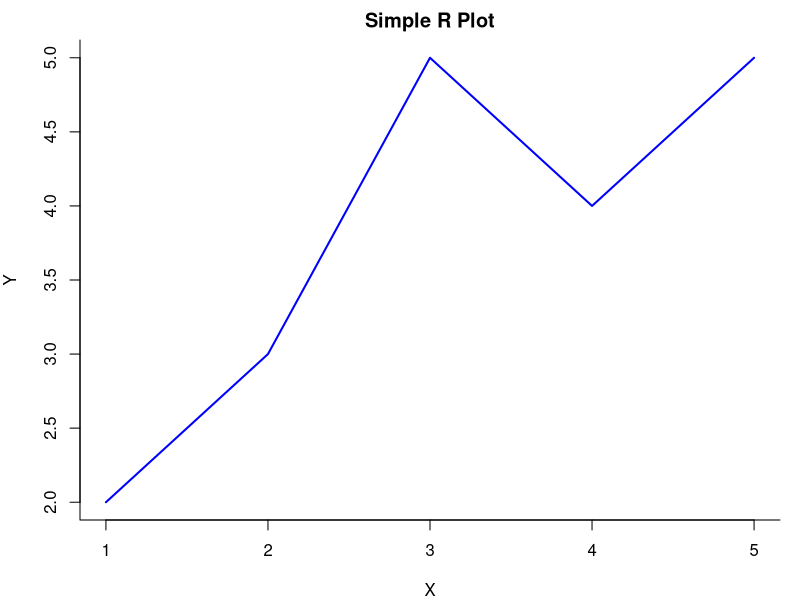

Source code (R):
# Load required libraries
library(jsonlite)

# Function to create plot and save as PNG
create_plot <- function() {
  # Create simple data
  x <- 1:5
  y <- c(2, 3, 5, 4, 5)
  data <- data.frame(x = x, y = y)
  
  # Create a simple plot and save as PNG
  png("public/r-plot.png", width = 800, height = 600)
  
  # Set margins and create a clean plot
  par(mar = c(4, 4, 2, 1))  # Bottom, left, top, right margins
  plot(x, y,
       type = "l",        # Line plot
       col = "blue",      # Line color
       lwd = 2,           # Line width
       main = "Simple R Plot",
       xlab = "X",
       ylab = "Y",
       bty = "L")        # Only left and bottom axes
  
  dev.off()
  
  # Return data as JSON
  toJSON(data, pretty = TRUE)
}

# Execute the function if running as script
if (!interactive()) {
  cat(create_plot())
}